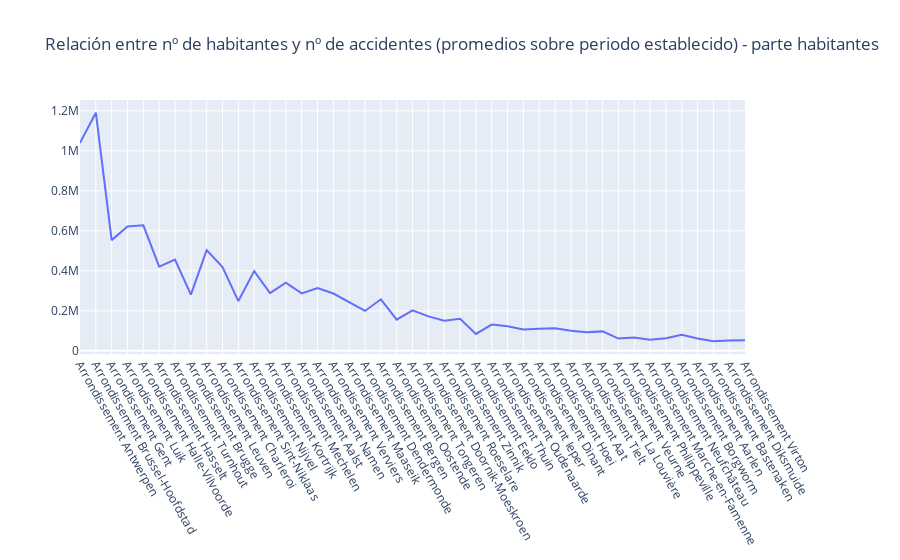

Here is the notebook cell this chart was saved with:
### Code cell
#probamos de hacer dos graficas separadas con el mismo orden en base al nº de accidentes... para ver las tendencias
figure = figsize = (20,30 )

trace1 = go.Scatter(
    x=result["ADM_DSTR"],
    y=result["MEAN_HAB_PERIOD"],
    xaxis='x1',
    yaxis='y1',
    name = "Diferencias en nº habitantes"
)

data = [trace1]

layout = go.Layout(
    xaxis=dict(
        domain=[0, 0.9],
        anchor='y1'
    ),
    yaxis=dict(
        domain=[0, 1],
        anchor='x1'
    ),
    title = 'Relación entre nº de habitantes y nº de accidentes (promedios sobre periodo establecido) - parte habitantes'
)

fig = go.Figure(data=data, layout=layout)
fig.update_xaxes(tickangle=60)
iplot(fig)

### Figure 1 — Plotly figure (JSON) as saved in the notebook; plotly's stock layout.template omitted (floating-point values rounded to 4 significant figures)
{"data": [{"name": "Diferencias en nº habitantes", "type": "scatter", "x": ["Arrondissement Antwerpen", "Arrondissement Brussel-Hoofdstad", "Arrondissement Gent", "Arrondissement Luik", "Arrondissement Halle-Vilvoorde", "Arrondissement Hasselt", "Arrondissement Turnhout", "Arrondissement Brugge", "Arrondissement Leuven", "Arrondissement Charleroi", "Arrondissement Sint-Niklaas", "Arrondissement Nijvel", "Arrondissement Kortrijk", "Arrondissement Mechelen", "Arrondissement Aalst", "Arrondissement Namen", "Arrondissement Verviers", "Arrondissement Maaseik", "Arrondissement Dendermonde", "Arrondissement Bergen", "Arrondissement Oostende", "Arrondissement Tongeren", "Arrondissement Doornik-Moeskroen", "Arrondissement Roeselare", "Arrondissement Zinnik", "Arrondissement Eeklo", "Arrondissement Thuin", "Arrondissement Oudenaarde", "Arrondissement Ieper", "Arrondissement Dinant", "Arrondissement Hoei", "Arrondissement Aat", "Arrondissement Tielt", "Arrondissement La Louvière", "Arrondissement Veurne", "Arrondissement Philippeville", "Arrondissement Marche-en-Famenne", "Arrondissement Neufchâteau", "Arrondissement Borgworm", "Arrondissement Aarlen", "Arrondissement Bastenaken", "Arrondissement Diksmuide", "Arrondissement Virton"], "xaxis": "x", "y": [1039708, 1191000.0, 553600.0, 621800.0, 627800.0, 421426, 456200.0, 281200.0, 503300.0, 419000.0, 248800.0, 398800.0, 288300.0, 340300.0, 287400.0, 314200.0, 286600.0, 243051, 199556, 257900.0, 155900.0, 202613, 172242, 151100.0, 160661, 84330.0, 131400.0, 123400.0, 106300.0, 110100.0, 112559, 100200.0, 92420.0, 97350.0, 61310.0, 66300.0, 56084, 62680.0, 80180.0, 61684, 47760.0, 51200.0, 53550.0], "yaxis": "y"}], "layout": {"title": {"text": "Relación entre nº de habitantes y nº de accidentes (promedios sobre periodo establecido) - parte habitantes"}, "xaxis": {"anchor": "y", "domain": [0, 0.9], "tickangle": 60}, "yaxis": {"anchor": "x", "domain": [0, 1]}}}
